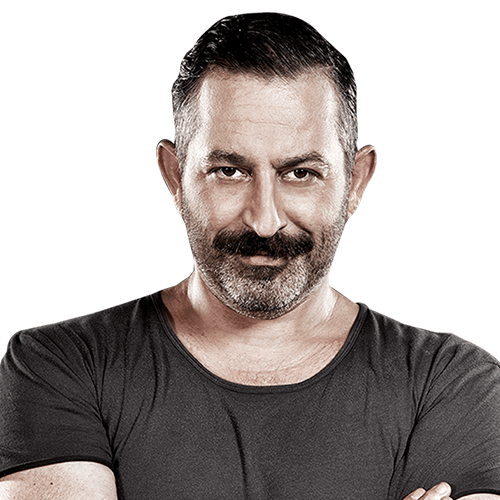
#> input picture GÖRÜNTÜ İŞLEME/#9 Ağırlıklı Toplama 2 (Resimlerin Üst Üste Eklenmesi)/cemYilmaz.png, 500 x 500 px
$ python agirlikliToplama2.py
#> lines starting #> are read from the running program, lines starting #| are printed output that depends on the picture
import cv2
import numpy as np

resim1 = cv2.imread("cemYilmaz.png")
#> resim1 is the input picture: shape (500, 500, 3); mean B, G, R 162.6, 164.7, 171.2
resim2 = cv2.imread("ozanGuven.png")
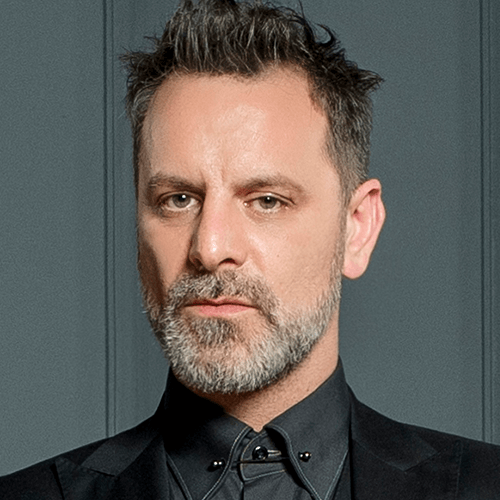
#> input picture GÖRÜNTÜ İŞLEME/#9 Ağırlıklı Toplama 2 (Resimlerin Üst Üste Eklenmesi)/ozanGuven.png, 500 x 500 px
#> resim2 is the input picture: shape (500, 500, 3); mean B, G, R 88.5, 93.2, 97.1

cv2.imshow("Cem Yilmaz", resim1)
cv2.imshow("Ozan Guven", resim2)

#Toplanacak resimlerin boyutları aynı olmak zorunda
toplam = cv2.add(resim1, resim2) #İki resimi üst üste ekler
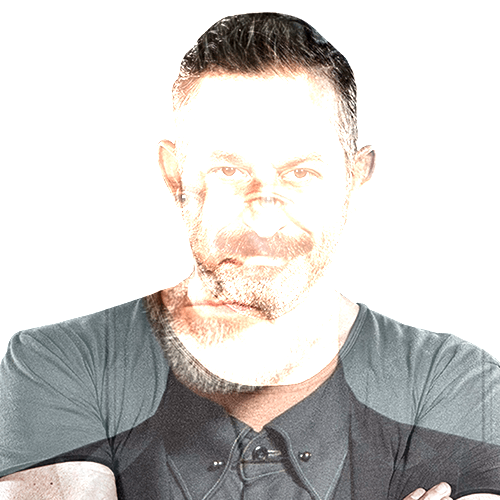
#> toplam: shape (500, 500, 3); mean B, G, R 203.8, 205.8, 208

#Saydamlıklarını ayarlama (Toplamları 1 olmak zorunda)
agirlikliToplama = cv2.addWeighted(resim1,0.3,resim2,0.7,0) #cv2.addWeighted(ilk resim, ilk resimde istenilen saydamlık, ikinci resim, ikinci resim saydamlığı,0-> her daim sıfır  )
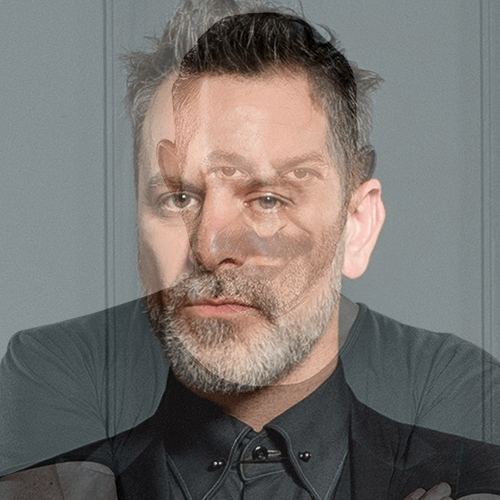
#> agirlikliToplama: shape (500, 500, 3); mean B, G, R 110.7, 114.6, 119.3

cv2.imshow("Toplanmis Resimler",toplam)
cv2.imshow("Agirlikli Toplanmis Resimler", agirlikliToplama)

cv2.waitKey(0)
cv2.destroyAllWindows()
